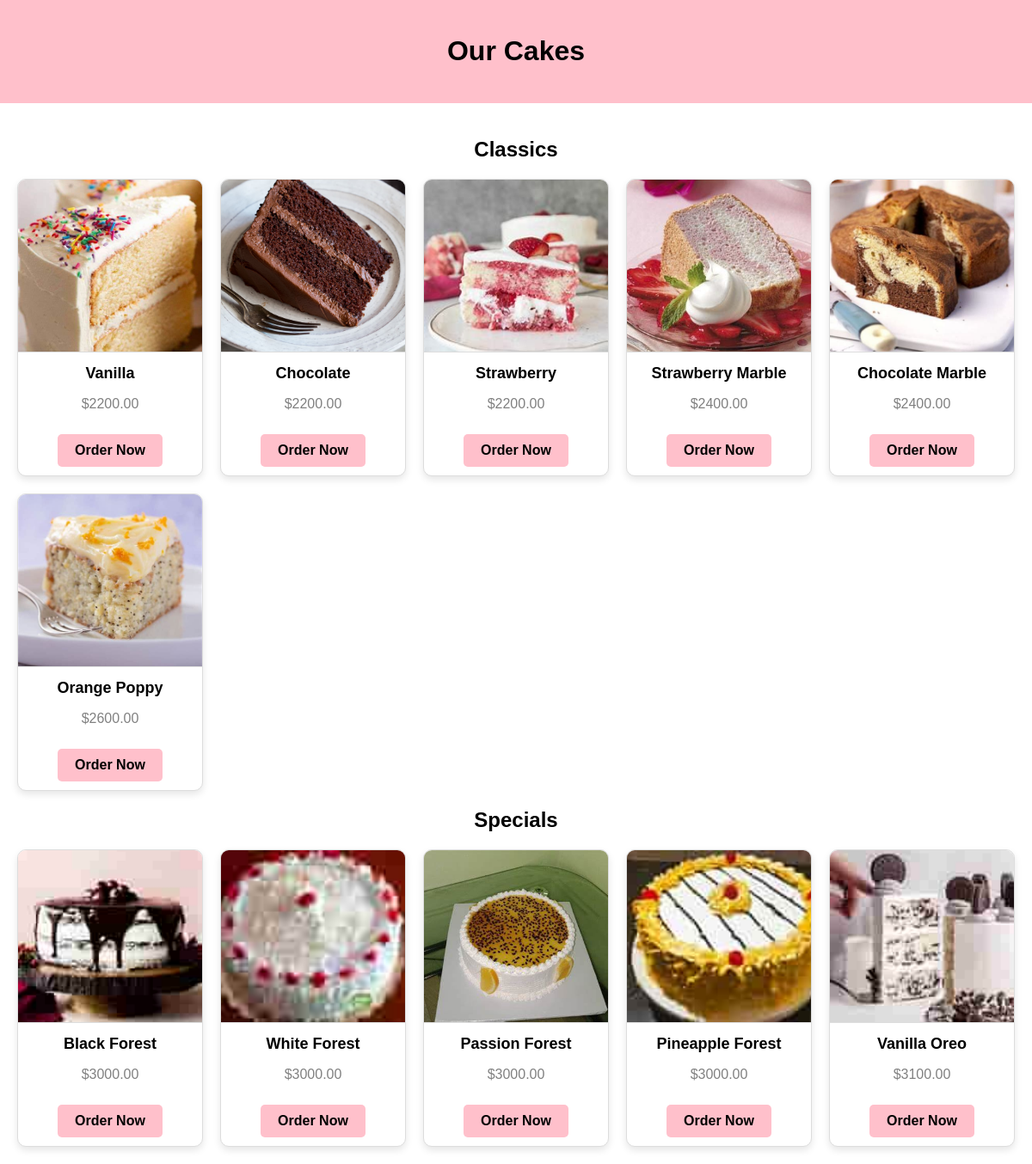
The page / on the database its author committed.
### order/models.py (models this page shows, shortened)
class Product(models.Model):
    CATEGORY_CHOICES = [
        ('classic', 'Classic'),
        ('special', 'Special Order'),
    ]
    name = models.CharField(max_length=100)
    category = models.CharField(max_length=20, choices=CATEGORY_CHOICES)
    base_price = models.DecimalField(max_digits=10, decimal_places=2)
    description = models.TextField()
    price_1kg= models.DecimalField(max_digits=10, decimal_places=2)
    price_1_5kg= models.DecimalField(max_digits=10, decimal_places=2)
    price_2kg= models.DecimalField(max_digits=10, decimal_places=2)
    image = models.ImageField(upload_to='products/', blank=True, null=True)
    toppings = models.ManyToManyField(Topping, related_name='product', blank=True)  # Ensure toppings is ManyToManyField

### order/views.py (the view)
# urls.py: path('', views.product_list, name='product_list'),
def product_list(request):
    classics = Product.objects.filter(category='classic')
    specials = Product.objects.filter(category='special')
    return render(request, 'product_list.html', {'classics': classics, 'specials': specials})

### order/templates/product_list.html (shortened to what this page needs)
{% load static%}
<!DOCTYPE html>
<html lang="en">
<head>
    <link rel="stylesheet" href="{% static 'orders/css/styles.css' %}">
<link rel="stylesheet" href="https://cdn.jsdelivr.net/npm/flatpickr/dist/flatpickr.min.css">
</head>
<body>
    <header>
        <h1>Our Cakes</h1>
    </header>
    <div class="container">
        <h2>Classics</h2>
        <div class="product-grid">
            {% for product in classics %}
            <div class="product-card">
                <img src="{{ product.image.url }}" alt="{{ product.name }}" class="product-image">
                <h3>{{ product.name }}</h3>
                <p>${{ product.base_price }}</p>
                <a href="{% url 'order_cake' product.id %}">Order Now</a>
            </div>
            {% endfor %}
        </div>
        <h2>Specials</h2>
        <div class="product-grid">
            {% for product in specials %}
            <div class="product-card">
                <img src="{{ product.image.url }}" alt="{{ product.name }}" class="product-image">
                <h3>{{ product.name }}</h3>
                <p>${{ product.base_price }}</p>
                <a href="{% url 'order_cake' product.id %}">Order Now</a>
            </div>
            {% endfor %}
        </div>
    </div>
</body>
</html>

### order/static/orders/css/styles.css (style rules this page uses)
body { font-family: Arial, sans-serif; background-color: white; color: black; margin: 0; padding: 0; }
header { text-align: center; padding: 20px; background-color: pink; color: black; }
.container { padding: 20px; }
h1, h2 { text-align: center; }
.product-grid { display: grid; grid-template-columns: repeat(auto-fit, minmax(200px, 1fr)); gap: 20px; margin-top: 20px; }
.product-card { border: 1px solid #ddd; border-radius: 10px; overflow: hidden; text-align: center; background-color: #fff; box-shadow: 0 4px 8px rgba(0, 0, 0, 0.1); transition: transform 0.2s ease-in-out; }
.product-image { width: 100%; height: 200px; object-fit: cover; border-bottom: 1px solid #ddd; }
.product-card h3 { margin: 10px 0; font-size: 18px; }
.product-card p { color: gray; font-size: 16px; }
.product-card a { display: inline-block; margin: 10px 0; padding: 10px 20px; background-color: pink; color: black; text-decoration: none; border-radius: 5px; font-weight: bold; }

### rows shown on the page
Product: image (picture), name "Vanilla", base_price "2200.00"
Product: image (picture), name "Chocolate", base_price "2200.00"
Product: image (picture), name "Strawberry", base_price "2200.00"
Product: image (picture), name "Strawberry Marble", base_price "2400.00"
Product: image (picture), name "Chocolate Marble", base_price "2400.00"
Product: image (picture), name "Orange Poppy", base_price "2600.00"
Product: image (picture), name "Black Forest", base_price "3000.00"
Product: image (picture), name "White Forest", base_price "3000.00"
Product: image (picture), name "Passion Forest", base_price "3000.00"
Product: image (picture), name "Pineapple Forest", base_price "3000.00"
Product: image (picture), name "Vanilla Oreo", base_price "3100.00"
